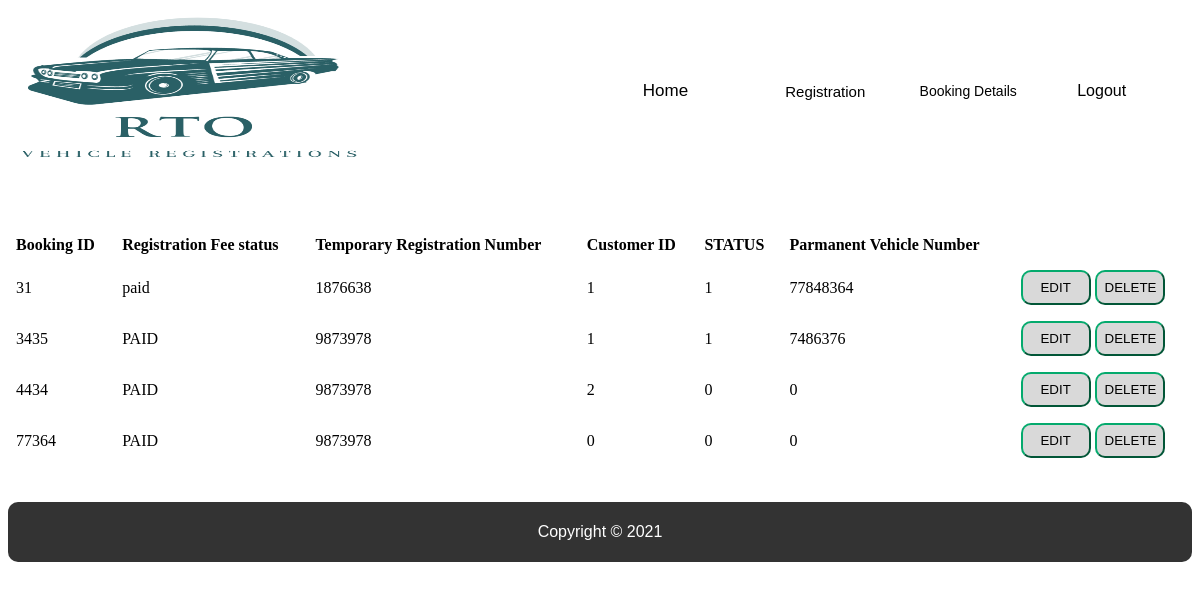
The page /viewbooking.php on the database its author committed.
### tables this page shows
CREATE TABLE `booking` (
  `booking_id` int(11) NOT NULL,
  `reg_fee` varchar(50) DEFAULT NULL,
  `temp_no` varchar(50) DEFAULT NULL,
  `cus_id` int(11) DEFAULT NULL,
  `status` int(10) DEFAULT 0,
  `pamveh_no` int(11) DEFAULT 0
);

### db/conn.php (called while the page is built, shortened)
<?php
    $host = '127.0.0.1';
	$db = 'contact_db';
	$user = 'root';
	$pass = '';
	$charset = 'utf8mb4';
	$dsn = "mysql:host=$host;dbname=$db;charset=$charset";
    try{
		$pdo = new PDO($dsn ,$user ,$pass);
		$pdo->setAttribute(PDO::ATTR_ERRMODE, PDO::ERRMODE_EXCEPTION);
	} catch(PDOException $e){
		echo $e->getMessage();
	}
    require_once'crud.php';
    $crud = new crud($pdo);
?>

### db/crud.php (called while the page is built, shortened)
<?php
class crud{
	private $db;
	function __construct($conn){
		$this->db = $conn;
	}
	public function getbooking(){
        try{
            $sql = "SELECT * FROM `booking`";
            $result = $this->db->query($sql);
            return $result;
        }catch (PDOException $e) {
            echo $e->getMessage();
            return false;
        }
    }
}
?>

### viewbooking.php (the view, shortened to what this page needs)
<?php
    require_once 'include/admin_header.php';
    require_once 'db/conn.php';
    $results = $crud->getbooking();
?>
<br/>
<br/>
<br/>
    <table width="100%" cellspacing="10px" align="center" style="border-collapse: collapse;">
        <tr>
            <th style="text-align: left;padding: 8px;">Booking ID</th>
            <th style="text-align: left;padding: 8px;">Registration Fee status</th>
            <th style="text-align: left;padding: 8px;">Temporary Registration Number</th>
            <th style="text-align: left;padding: 8px;">Customer ID</th>
            <th style="text-align: left;padding: 8px;">STATUS</th>
            <th style="text-align: left;padding: 8px;">Parmanent Vehicle Number</th>
        </tr>
        <?php while($r = $results->fetch(PDO::FETCH_ASSOC)) { ?>
           <tr>
                <td style="text-align: left;padding: 8px;"><?php echo $r['booking_id'] ?></td>
                <td style="text-align: left;padding: 8px;"><?php echo $r['reg_fee'] ?></td>
                <td style="text-align: left;padding: 8px;"><?php echo $r['temp_no'] ?></td>
                <td style="text-align: left;padding: 8px;"><?php echo $r['cus_id'] ?></td>
                <td style="text-align: left;padding: 8px;"><?php echo $r['status'] ?></td>
                <td style="text-align: left;padding: 8px;"><?php echo $r['pamveh_no'] ?></td>
                <td style="text-align: left;padding: 8px;">
                    <a onclick="return confirm('Are you sure you want to EDIT this booking?');" href="editbooking.php?id=<?php echo $r['booking_id'] ?>"><button class="abutton">EDIT</button></a>
                    <a onclick="return confirm('Are you sure you want to DELETE this booking?');" href="deletebooking.php?id=<?php echo $r['booking_id'] ?>"><button class="abutton">DELETE</button></a>
                </td>
           </tr>
        <?php }?>
    </table>
<br/>
<br/>
<?php require'include/footer.php'?>

### include/admin_header.php (shortened to what this page needs)
<!DOCTYPE html>
<html lang="eng">
<head>
</head>
<body>
<div class="text" class="p1">
  <table width="100%" height="100px" cellspacing="3" cellpadding="3" align="center">
    <tr>
	 <td align="left"><img src="logo.png" width="350px" height="150px" style="border-radius:10px;"></td>
	 <td>
	  <table width="600px" height="100px" cellspacing="5" cellpadding="5" align="right">
	    <tr>
		 <td align="right" style="font-size: 17px;"><a href="index1.php"><span class="p1" class="text">Home</span></a></td>
		 <td align="right">
         <div class="dropdown">
         <button class="dropbtn">Registration</button>
         </div>
		 </td>
		 <td align="center" style="font-size: 14px;"><a href="logs.php"><span class="p1" class="text">Booking Details</span></a></td>
		<td align="left"><a href="logout.php" style="font-size: 16px;"><span class="p1" class="text">Logout</span></a></td>
		</tr>
      </table>
	 </td>
	</tr>
  </table>
</div>

### include/footer.php
<div class="p1">
  <table width="100%" height="60px" cellspacing="3" cellpadding="3" align="center" bgcolor="#333" style="border-radius:10px">
    <tr>
		 <td align="center" style="color:white;"> Copyright © 2021 </td>
	</tr>
  </table>
</div>
</body>
</html>

### include/admin_header.php (style rules this page uses)
body { background-color:white; }
html { font-size:100%; }
.text { color:#000000; }
.p1 { font-family:Arial, Helveica, sans-serif, "Times New Roman"; }
a:link { color:#000000; text-decoration:none; }
@media (min-width: 640px) { body { font-size:1rem; } }
.dropbtn { background-color: white; color: black; font-size: 15px; border: none; cursor: pointer; width:80px; }
.dropdown { position: relative; display: inline-block; }
.abutton { width:70px; background-color:#d9d9d9; color:black; padding:8px; border-color:#04aa6D; cursor:pointer; border-radius:10px; text-align:center; }

### rows shown on the page
booking: booking_id "31", reg_fee "paid", temp_no "1876638", cus "1", status "1", pamveh_no "77848364"
booking: booking_id "3435", reg_fee "PAID", temp_no "9873978", cus "1", status "1", pamveh_no "7486376"
booking: booking_id "4434", reg_fee "PAID", temp_no "9873978", cus "2", status "0", pamveh_no "0"
booking: booking_id "77364", reg_fee "PAID", temp_no "9873978", cus "0", status "0", pamveh_no "0"
